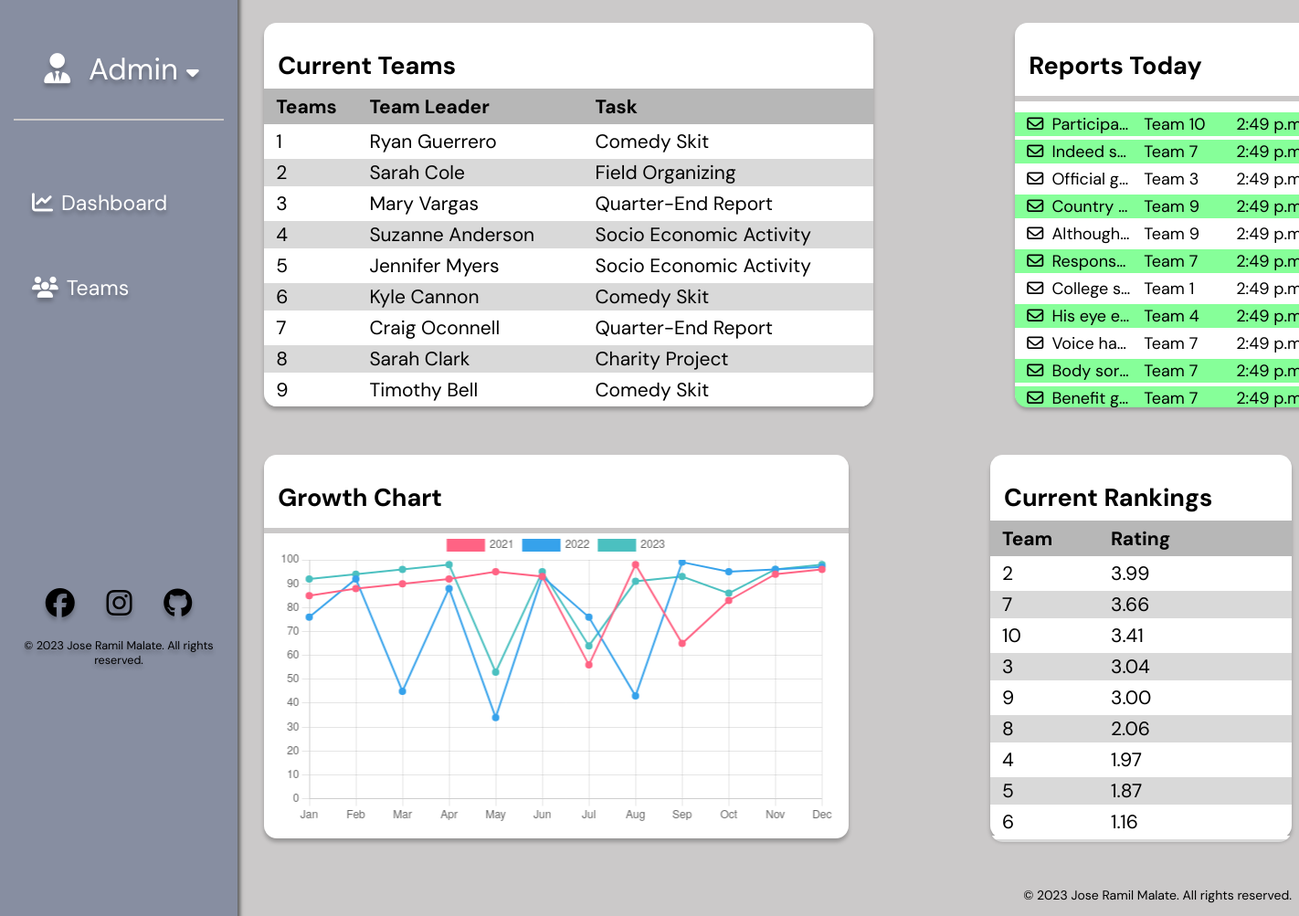
Before: / with the older database file.
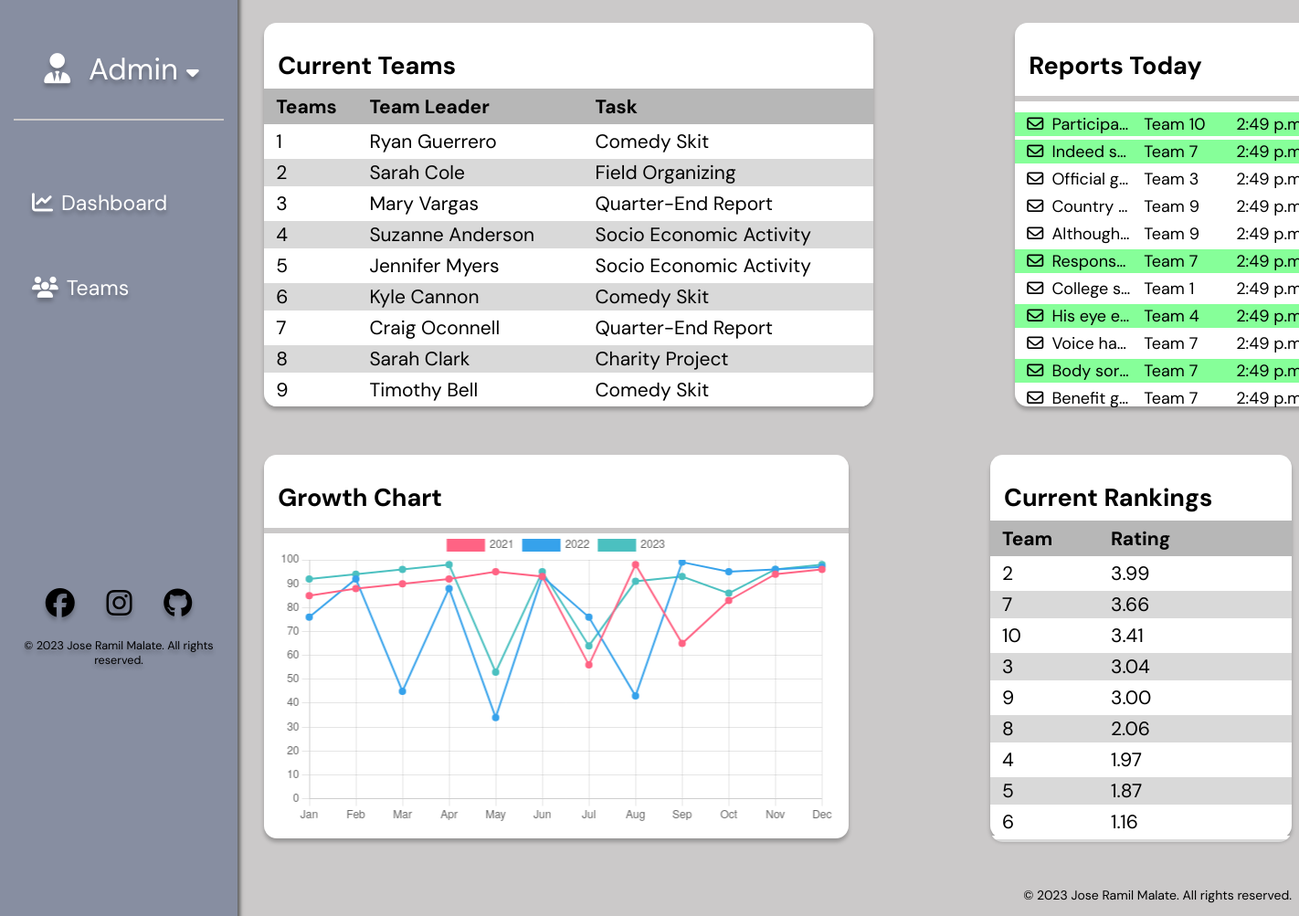
After: the same page with the newer database file.
### qtb_app/views.py (the view)
# urls.py: path('', views.view_items, name='dashboard'),
def view_items(request):
    employees = Employee.objects.all()
    teams = Team.objects.all()
    tasks = Task.objects.all()
    reports = Report.objects.all()
    leaderboards = Leaderboard.objects.all().order_by('rank')
    context = {
        'employees': employees,
        'tasks': tasks,
        'reports': reports,
        'teams': teams,
        'leaderboards': leaderboards
    }
    return render(request, 'dashboard.html', context)

### qtb_app/templates/dashboard.html (shortened to what this page needs)
{% extends 'base.html' %}
{% load static %}
{% block content %}
    <div class="group-frame" id="groupFrame">
        {% include 'frames/teams_frame.html' %}
        {% include 'frames/reports_frame.html' %}
    </div>
    <div class="group-frame" id="groupFrame2">
        {% include 'frames/graph_frame.html' %}
        {% include 'frames/rankings_frame.html' %}
    </div>
{% endblock %}

Changed rows visible on the page:
changed Report "Country…": is_read False → True (drawn)
changed Report "Benefit g…": is_read False → True (drawn)
